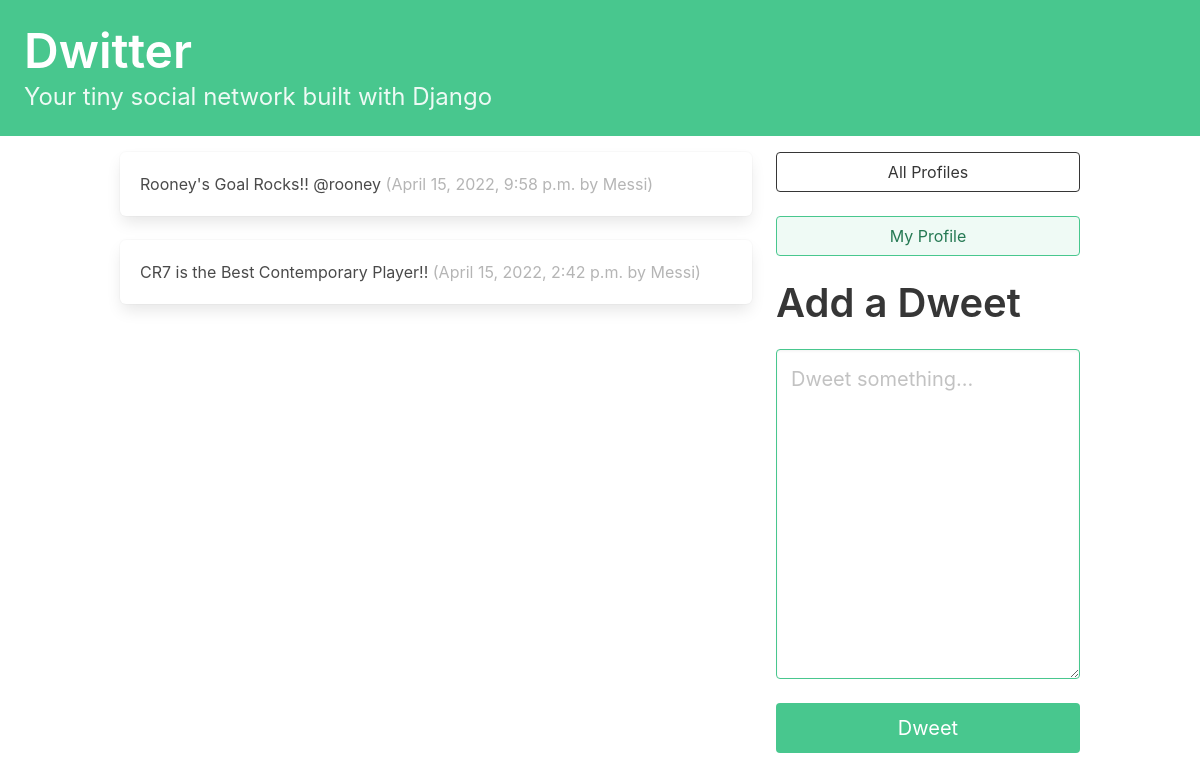
Screenshot of / (signed in) with the database file from the repository.
### dwitter/models.py (models this page shows, shortened)
class Dweet(models.Model):
    user = models.ForeignKey(User,
                             related_name="dweets",
                             on_delete=models.DO_NOTHING)
    body = models.CharField(max_length=140)
    created_at = models.DateTimeField(auto_now_add=True)

### dwitter/views.py (the view)
# urls.py: path("", dashboard, name="dashboard"),
def dashboard(request):
    form = DweetForm(request.POST or None)
    if request.method == "POST":
        if form.is_valid():
            dweet = form.save(commit=False)
            dweet.user = request.user
            dweet.save()
            return redirect("dwitter:dashboard")
    followed_dweets = Dweet.objects.filter(
        user__profile__in=request.user.profile.follows.all()
    ).order_by("-created_at")
    return render(
        request,
        "dwitter/dashboard.html",
        {"form": form, "dweets": followed_dweets},
    )

### dwitter/forms.py
class DweetForm(forms.ModelForm):
    body = forms.CharField(
        required=True,
        widget=forms.widgets.Textarea(
            attrs={
                "placeholder": "Dweet something...",
                "class": "textarea is-success is-medium",
            }
        ),
        label="",
    )
    class Meta:
        model = Dweet
        exclude = ("user", )

### dwitter/templates/dwitter/dashboard.html (shortened to what this page needs)
{% extends 'base.html' %}
{% block content %}
<div class="column">
    {% for dweet in dweets %}
    <div class="box">
        {{dweet.body}}
        <span class="is-small has-text-grey-light">
            ({{ dweet.created_at }} by {{ dweet.user.username }})
        </span>
    </div>
    {% endfor %}
</div>
<div class="column is-one-third">
    <div class="block">
        <a href="{% url 'dwitter:profile_list' %} ">
            <button class="button is-dark is-outlined is-fullwidth">
                All Profiles
            </button>
        </a>
    </div>
    <div class="block">
        <a href="{% url 'dwitter:profile' request.user.profile.id %} ">
            <button class="button is-success is-light is-outlined is-fullwidth">
                My Profile
            </button>
        </a>
    </div>
    <div class="block">
        <div class="block">
            <h2 class="title is-2">Add a Dweet</p>
        </div>
        <div class="block">
            <form method="post">
                {{ form.as_p }}
                <button class="button is-success is-fullwidth is-medium mt-5"
                        type="submit">Dweet
                </button>
            </form>
        </div>
    </div>
</div>
{% endblock content %}

### rows the page displays
Dweet: body "Rooney's Goal Rocks!! @rooney", created_at "April 15, 2022, 9:58 p.m.", user.username "Messi"
Dweet: body "CR7 is the Best Contemporary Player!!", created_at "April 15, 2022, 2:42 p.m.", user.username "Messi"
